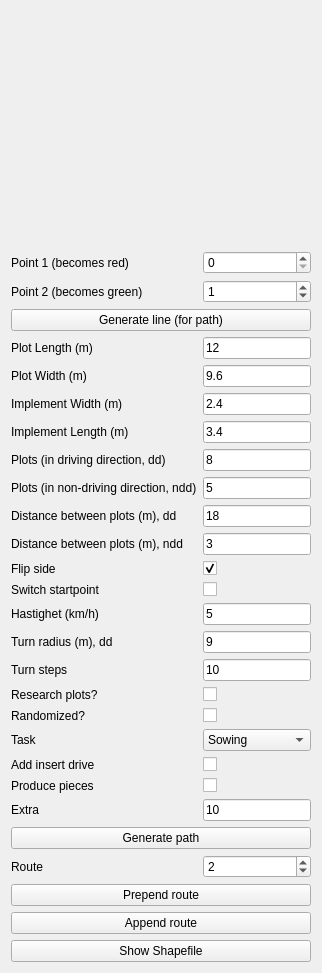
              <widget class="QWidget" name="tabGLfill">
               <attribute name="title">
                <string>GL-fill</string>
               </attribute>
               <layout class="QVBoxLayout" name="verticalLayout">
                <item>
                 <spacer name="verticalSpacer">
                  <property name="orientation">
                   <enum>Qt::Vertical</enum>
                  </property>
                  <property name="sizeHint" stdset="0">
                   <size>
                    <width>20</width>
                    <height>240</height>
                   </size>
                  </property>
                 </spacer>
                </item>
                <item>
                 <layout class="QFormLayout" name="formLayout">
                  <item row="0" column="0">
                   <widget class="QLabel" name="point1Label">
                    <property name="text">
                     <string>Point 1 (becomes red)</string>
                    </property>
                   </widget>
                  </item>
                  <item row="0" column="1">
                   <widget class="QDoubleSpinBox" name="point1LineEdit">
                    <property name="decimals">
                     <number>0</number>
                    </property>
                   </widget>
                  </item>
                  <item row="1" column="0">
                   <widget class="QLabel" name="point2Label">
                    <property name="text">
                     <string>Point 2 (becomes green)</string>
                    </property>
                   </widget>
                  </item>
                  <item row="1" column="1">
                   <widget class="QDoubleSpinBox" name="point2LineEdit">
                    <property name="decimals">
                     <number>0</number>
                    </property>
                    <property name="value">
                     <double>1.000000000000000</double>
                    </property>
                   </widget>
                  </item>
                  <item row="2" column="0" colspan="2">
                   <widget class="QPushButton" name="buttonGenerateLine">
                    <property name="text">
                     <string>Generate line (for path)</string>
                    </property>
                   </widget>
                  </item>
                  <item row="3" column="0">
                   <widget class="QLabel" name="fieldLengthMLabel">
                    <property name="text">
                     <string>Plot Length (m)</string>
                    </property>
                   </widget>
                  </item>
                  <item row="3" column="1">
                   <widget class="QLineEdit" name="fieldLengthMLineEdit">
                    <property name="text">
                     <string>12</string>
                    </property>
                   </widget>
                  </item>
                  <item row="4" column="0">
                   <widget class="QLabel" name="fieldWidthMLabel">
                    <property name="text">
                     <string>Plot Width (m)</string>
                    </property>
                   </widget>
                  </item>
                  <item row="4" column="1">
                   <widget class="QLineEdit" name="fieldWidthMLineEdit">
                    <property name="text">
                     <string>9.6</string>
                    </property>
                   </widget>
                  </item>
                  <item row="5" column="0">
                   <widget class="QLabel" name="implementWidthLabel">
                    <property name="text">
                     <string>Implement Width (m)</string>
                    </property>
                   </widget>
                  </item>
                  <item row="5" column="1">
                   <widget class="QLineEdit" name="implementWidthLineEdit">
                    <property name="locale">
                     <locale language="English" country="UnitedKingdom"/>
                    </property>
                    <property name="text">
                     <string>2.4</string>
                    </property>
                    <property name="placeholderText">
                     <string/>
                    </property>
                   </widget>
                  </item>
                  <item row="6" column="0">
                   <widget class="QLabel" name="implementLengthLabel">
                    <property name="text">
                     <string>Implement Length (m)</string>
                    </property>
                   </widget>
                  </item>
                  <item row="6" column="1">
                   <widget class="QLineEdit" name="implementLengthLineEdit">
                    <property name="text">
                     <string>3.4</string>
                    </property>
                   </widget>
                  </item>
                  <item row="7" column="0">
                   <widget class="QLabel" name="plotsInDrivingDirectionLabel">
                    <property name="text">
                     <string>Plots (in driving direction, dd)</string>
                    </property>
                   </widget>
                  </item>
                  <item row="7" column="1">
                   <widget class="QLineEdit" name="plotsInDrivingDirectionLineEdit">
                    <property name="text">
                     <string>8</string>
                    </property>
                   </widget>
                  </item>
                  <item row="8" column="0">
                   <widget class="QLabel" name="plotsInNonDrivingDirectionLabel">
                    <property name="text">
                     <string>Plots (in non-driving direction, ndd)</string>
                    </property>
                   </widget>
                  </item>
                  <item row="8" column="1">
                   <widget class="QLineEdit" name="plotsInNonDrivingDirectionLineEdit">
                    <property name="text">
                     <string>5</string>
                    </property>
                   </widget>
                  </item>
                  <item row="9" column="0">
                   <widget class="QLabel" name="distanceBetweenPlotsMDdLabel">
                    <property name="text">
                     <string>Distance between plots (m), dd</string>
                    </property>
                   </widget>
                  </item>
                  <item row="9" column="1">
                   <widget class="QLineEdit" name="distanceBetweenPlotsMDdLineEdit">
                    <property name="text">
                     <string>18</string>
                    </property>
                   </widget>
                  </item>
                  <item row="10" column="0">
                   <widget class="QLabel" name="distanceBetweenPlotsMNddLabel">
                    <property name="text">
                     <string>Distance between plots (m), ndd</string>
                    </property>
                   </widget>
                  </item>
                  <item row="10" column="1">
                   <widget class="QLineEdit" name="distanceBetweenPlotsMNddLineEdit">
                    <property name="text">
                     <string>3</string>
                    </property>
                   </widget>
                  </item>
                  <item row="12" column="0">
                   <widget class="QLabel" name="flipSideLabel">
                    <property name="toolTip">
                     <string extracomment="Test"/>
                    </property>
                    <property name="text">
                     <string extracomment="Standard is on the right side">Flip side</string>
                    </property>
                   </widget>
                  </item>
                  <item row="12" column="1">
                   <widget class="QCheckBox" name="flipSideCheckBox">
                    <property name="checked">
                     <bool>true</bool>
                    </property>
                   </widget>
                  </item>
                  <item row="13" column="0">
                   <widget class="QLabel" name="switchStartpointLabel">
                    <property name="text">
                     <string>Switch startpoint</string>
                    </property>
                   </widget>
                  </item>
                  <item row="13" column="1">
                   <widget class="QCheckBox" name="switchStartpointCheckBox"/>
                  </item>
                  <item row="14" column="0">
                   <widget class="QLabel" name="hastighetkmhLabel">
                    <property name="text">
                     <string>Hastighet (km/h)</string>
                    </property>
                   </widget>
                  </item>
                  <item row="14" column="1">
                   <widget class="QLineEdit" name="hastighetkmhLineEdit">
                    <property name="text">
                     <string>5</string>
                    </property>
                   </widget>
                  </item>
                  <item row="15" column="0">
                   <widget class="QLabel" name="turnRadiusMDdLabel">
                    <property name="text">
                     <string>Turn radius (m), dd</string>
                    </property>
                   </widget>
                  </item>
                  <item row="15" column="1">
                   <widget class="QLineEdit" name="turnRadiusMDdLineEdit">
                    <property name="text">
                     <string>9</string>
                    </property>
                   </widget>
                  </item>
                  <item row="16" column="0">
                   <widget class="QLabel" name="turnStepsLabel">
                    <property name="text">
                     <string>Turn steps</string>
                    </property>
                   </widget>
                  </item>
                  <item row="16" column="1">
                   <widget class="QLineEdit" name="turnStepsLineEdit">
                    <property name="text">
                     <string>10</string>
                    </property>
                   </widget>
                  </item>
                  <item row="17" column="0">
                   <widget class="QLabel" name="researchplotsLabel">
                    <property name="text">
                     <string>Research plots?</string>
                    </property>
                   </widget>
                  </item>
                  <item row="17" column="1">
                   <widget class="QCheckBox" name="researchplotsCheckBox"/>
                  </item>
                  <item row="18" column="0">
                   <widget class="QLabel" name="randomizedtrialLabel">
                    <property name="text">
                     <string>Randomized?</string>
                    </property>
                   </widget>
                  </item>
                  <item row="18" column="1">
                   <widget class="QCheckBox" name="randomizedCheckBox"/>
                  </item>
                  <item row="19" column="0">
                   <widget class="QLabel" name="agriculttaskLabel">
                    <property name="text">
                     <string>Task</string>
                    </property>
                   </widget>
                  </item>
                  <item row="19" column="1">
                   <widget class="QComboBox" name="agriculttaskBox">
                    <item>
                     <property name="text">
                      <string>Sowing</string>
                     </property>
                    </item>
                    <item>
                     <property name="text">
                      <string>Cutting</string>
                     </property>
                    </item>
                    <item>
                     <property name="text">
                      <string>Kantskar</string>
                     </property>
                    </item>
                   </widget>
                  </item>
                  <item row="25" column="0">
                   <widget class="QLabel" name="addInsertDriveLabel">
                    <property name="text">
                     <string>Add insert drive</string>
                    </property>
                   </widget>
                  </item>
                  <item row="25" column="1">
                   <widget class="QCheckBox" name="addInsertDriveCheckBox"/>
                  </item>
                  <item row="26" column="0">
                   <widget class="QLabel" name="piecesLabel">
                    <property name="text">
                     <string>Produce pieces</string>
                    </property>
                   </widget>
                  </item>
                  <item row="26" column="1">
                   <widget class="QCheckBox" name="piecesCheckBox"/>
                  </item>
                  <item row="27" column="0">
                   <widget class="QLabel" name="extraLabel">
                    <property name="text">
                     <string>Extra</string>
                    </property>
                   </widget>
                  </item>
                  <item row="27" column="1">
                   <widget class="QLineEdit" name="extraEdit">
                    <property name="text">
                     <string>10</string>
                    </property>
                   </widget>
                  </item>
                  <item row="30" column="0" colspan="2">
                   <widget class="QPushButton" name="buttonGenerate">
                    <property name="text">
                     <string>Generate path</string>
                    </property>
                   </widget>
                  </item>
                  <item row="41" column="0">
                   <widget class="QLabel" name="label_2">
                    <property name="text">
                     <string>Route</string>
                    </property>
                   </widget>
                  </item>
                  <item row="41" column="1">
                   <widget class="QDoubleSpinBox" name="prependRouteSpinBox">
                    <property name="decimals">
                     <number>0</number>
                    </property>
                    <property name="value">
                     <double>2.000000000000000</double>
                    </property>
                   </widget>
                  </item>
                  <item row="106" column="0" colspan="2">
                   <widget class="QPushButton" name="buttonPrependRoute">
                    <property name="text">
                     <string>Prepend route</string>
                    </property>
                   </widget>
                  </item>
                  <item row="107" column="0" colspan="2">
                   <widget class="QPushButton" name="buttonAppendRoute">
                    <property name="text">
                     <string>Append route</string>
                    </property>
                   </widget>
                  </item>
                  <item row="108" column="0" colspan="2">
                   <widget class="QPushButton" name="buttonShowShapefile">
                    <property name="text">
                     <string>Show Shapefile</string>
                    </property>
                   </widget>
                  </item>
                 </layout>
                </item>
               </layout>
              </widget>
